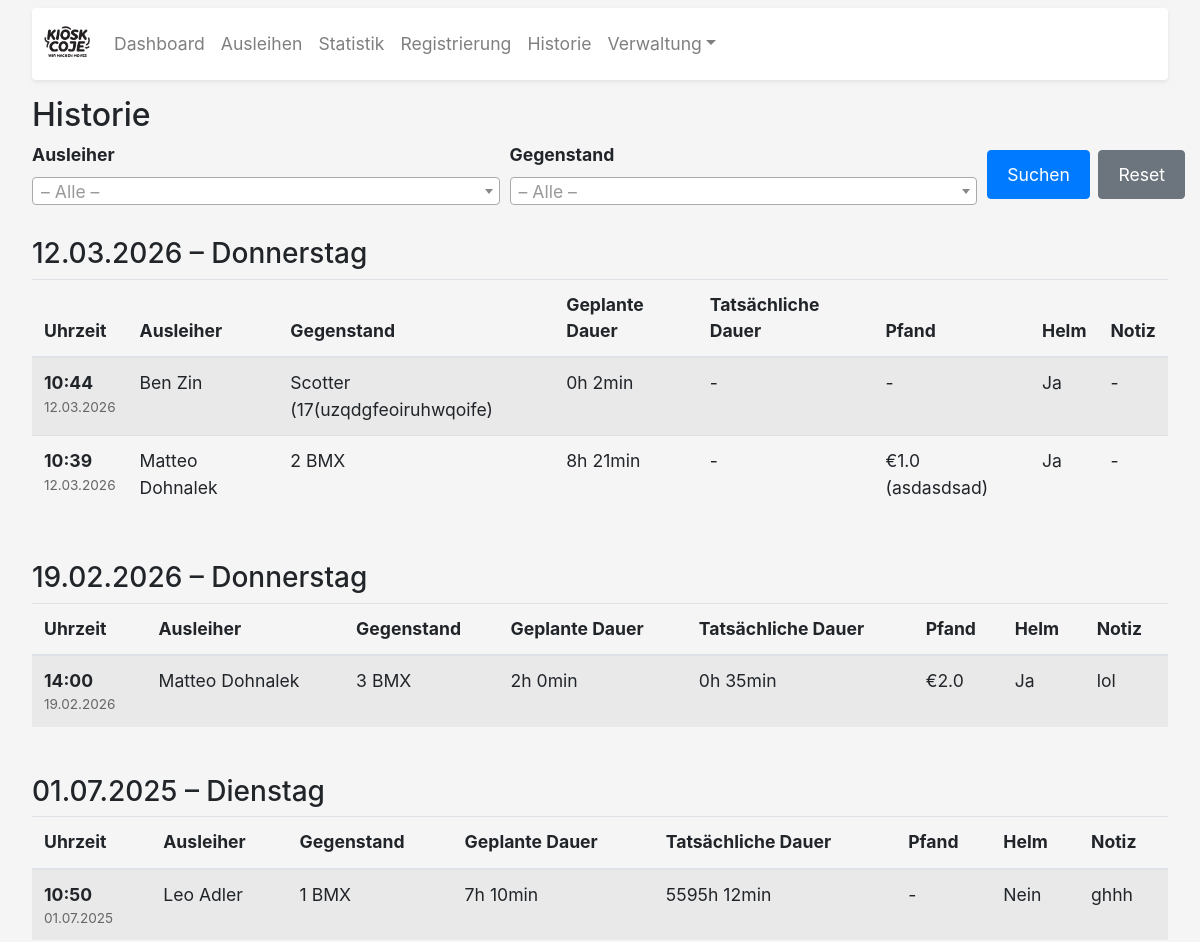
The page /historie (upper part) on the database as committed earlier.
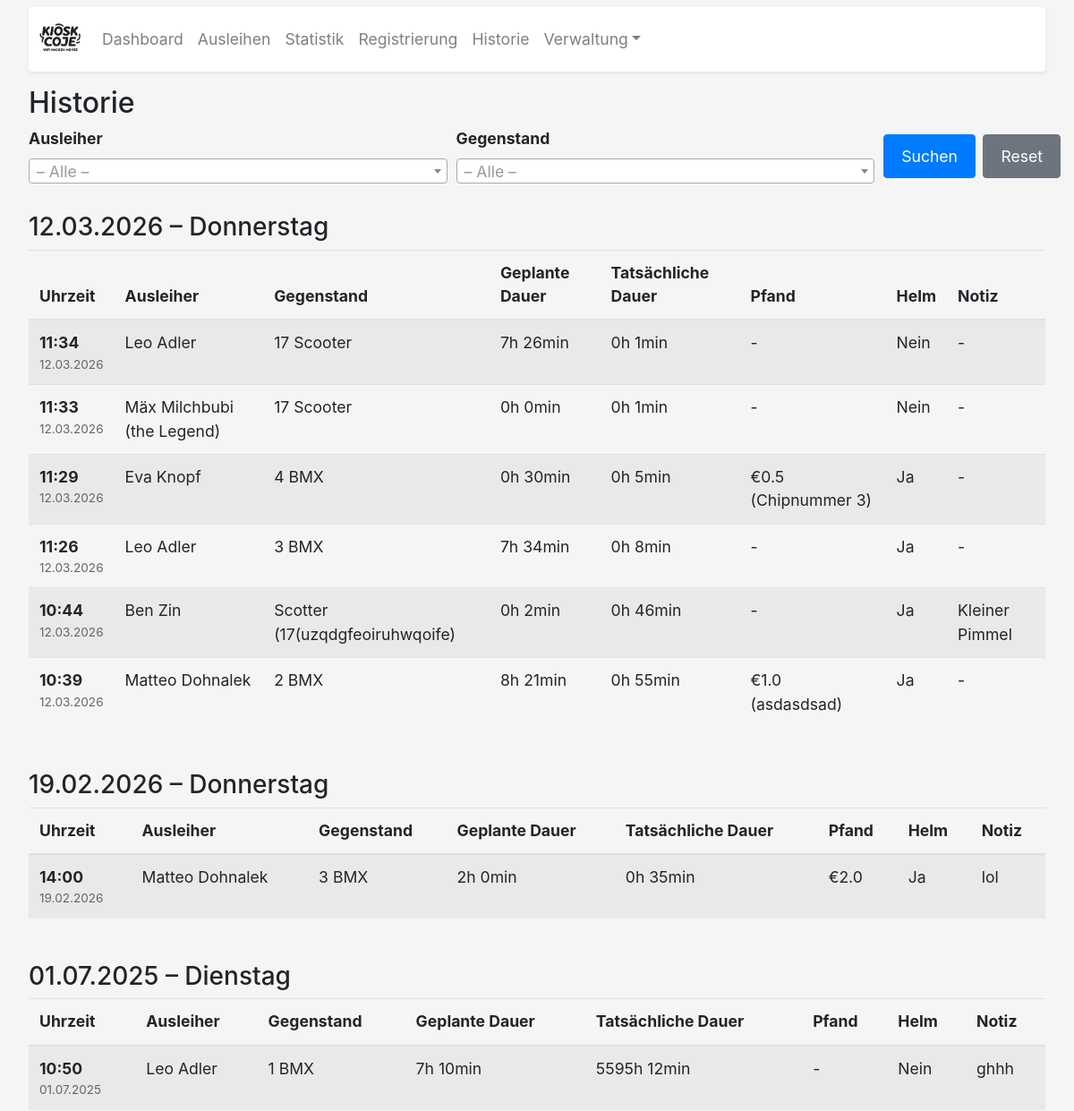
The same page on the database as committed later.
### app.py (models this page shows, shortened)
class Verleihung(db.Model):
    id = db.Column(db.Integer, primary_key=True)
    ausleiher_id = db.Column(db.Integer, db.ForeignKey('ausleiher.id'), nullable=False)
    objekt_id = db.Column(db.Integer, db.ForeignKey('objekt.id'), nullable=False)
    start_time = db.Column(db.DateTime(timezone=True), nullable=False)
    planned_duration = db.Column(db.Float, nullable=False)
    actual_duration = db.Column(db.Float)
    end_time = db.Column(db.DateTime(timezone=True), nullable=False)
    status = db.Column(db.String(20), default="Ausgeliehen")
    return_time = db.Column(db.DateTime(timezone=True))
    pfand_text = db.Column(db.Text)
    pfand_euro = db.Column(db.Float)
    helm_status = db.Column(db.String(20))
    helm_other = db.Column(db.String(200))
    return_note = db.Column(db.Text)
    ausleiher = db.relationship('Ausleiher', backref=db.backref('verleihungen', lazy=True))
    objekt = db.relationship('Objekt', backref=db.backref('verleihungen', lazy=True))

class Ausleiher(db.Model):
    id = db.Column(db.Integer, primary_key=True)
    first_name = db.Column(db.String(50), nullable=False)
    last_name = db.Column(db.String(50), nullable=False)
    contact = db.Column(db.String(200))
    bemerkung = db.Column(db.Text, default='')
    date_of_birth = db.Column(db.Date, nullable=False)
    agb_accepted = db.Column(db.Boolean, nullable=False)
    liability_accepted = db.Column(db.Boolean, nullable=False)
    signature_data = db.Column(db.Text)
    vertragsdatum = db.Column(db.DateTime(timezone=True), default=lambda: datetime.now(BERLIN))
    @property
    def name(self):
        return f"{self.first_name} {self.last_name}"

class Objekt(db.Model):
    id = db.Column(db.Integer, primary_key=True)
    name = db.Column(db.String(100), unique=True, nullable=False)
    beschreibung = db.Column(db.String(200))
    category = db.Column(db.String(50), nullable=False, default='Sonstiges')

### app.py (the view, shortened to what this page needs)
@app.route('/historie')
def historie():
    search_user = request.args.get('search_user', '').strip()
    search_objekt = request.args.get('search_objekt', '').strip()
    query = Verleihung.query.join(Ausleiher).join(Objekt)
    if search_objekt:
        query = query.filter(Objekt.name == search_objekt)
    history = query.order_by(Verleihung.start_time.desc()).all()
    grouped = {}
    for day_key, items in groupby(history, key=lambda r: r.start_time.date()):
        grouped[day_key] = list(items)
    alle_objekte = Objekt.query.order_by(Objekt.name).all()
    alle_ausleiher = Ausleiher.query.order_by(Ausleiher.last_name).all()
    return render_template('historie.html',
                           grouped_history=grouped,
                           alle_objekte=alle_objekte,
                           alle_ausleiher=alle_ausleiher,
                           search_user=search_user,
                           search_objekt=search_objekt)

### app.py (called while the page is built)
@app.template_filter('format_duration')
def format_duration_filter(value):
    try:
        decimal_hours = float(value)
    except (TypeError, ValueError):
        return value
    total_minutes = int(round(decimal_hours * 60))
    hours = total_minutes // 60
    minutes = total_minutes % 60
    return f"{hours}h {minutes}min"

@app.context_processor
def inject_now():
    return {'now': lambda: datetime.now(BERLIN)}

### templates/historie.html (shortened to what this page needs)
{% extends "base.html" %}
{% block content %}
<div class="mt-3">
  <h2>Historie</h2>
  <form method="GET" action="{{ url_for('historie') }}" class="mb-4">
    <div class="form-row align-items-end">
      <div class="form-group col-md-5 mb-2">
        <label for="search_user">Ausleiher</label>
      </div>
      <div class="form-group col-md-5 mb-2">
        <label for="search_objekt">Gegenstand</label>
      </div>
      <div class="form-group col-md-2 mb-2 d-flex gap-2">
        <button type="submit" class="btn btn-primary mr-2">Suchen</button>
        <a href="{{ url_for('historie') }}" class="btn btn-secondary">Reset</a>
      </div>
    </div>
  </form>
  {% set total = grouped_history.values() | map('length') | sum %}
  {% set weekday_names = {
    '0':'Sonntag','1':'Montag','2':'Dienstag','3':'Mittwoch',
    '4':'Donnerstag','5':'Freitag','6':'Samstag'
  } %}
  {% if grouped_history %}
    {% for day, items in grouped_history.items() %}
      <h3 class="mt-4">
        {{ day.strftime("%d.%m.%Y") }} – {{ weekday_names[day.strftime('%w')] }}
      </h3>
      <div class="table-responsive">
        <table class="table table-striped mb-4">
          <thead>
            <tr>
              <th>Uhrzeit</th>
              <th>Ausleiher</th>
              <th>Gegenstand</th>
              <th>Geplante Dauer</th>
              <th>Tatsächliche Dauer</th>
              <th>Pfand</th>
              <th>Helm</th>
              <th>Notiz</th>
            </tr>
          </thead>
          <tbody>
            {% for r in items %}
            <tr>
              <td>
                <span class="time-display">{{ r.start_time.strftime("%H:%M") }}</span>
                <div class="date-display">{{ r.start_time.strftime("%d.%m.%Y") }}</div>
              </td>
              <td>{{ r.ausleiher.name }}</td>
              <td>{{ r.objekt.name }}</td>
              <td>{{ r.planned_duration | format_duration }}</td>
              <td>
                {% if r.actual_duration is not none %}
                  {{ r.actual_duration | format_duration }}
                {% else %}-{% endif %}
              </td>
              <td>
                {% if r.pfand_euro %}
                  €{{ r.pfand_euro }}{% if r.pfand_text %} ({{ r.pfand_text }}){% endif %}
                {% else %}-{% endif %}
              </td>
              <td>
                {% if r.helm_status %}
                  {{ r.helm_status }}
                {% else %}-{% endif %}
              </td>
              <td>{{ r.return_note or '-' }}</td>
            </tr>
            {% endfor %}
          </tbody>
        </table>
      </div>
    {% endfor %}
  {% else %}
    <p class="text-muted">Keine Einträge gefunden.</p>
  {% endif %}
</div>
{% endblock %}

### templates/base.html (shortened to what this page needs)
<!DOCTYPE html>
<html lang="de">
<head>
  <link rel="stylesheet" href="https://stackpath.bootstrapcdn.com/bootstrap/4.5.2/css/bootstrap.min.css">
  <link href="https://cdn.jsdelivr.net/npm/select2@4.1.0-rc.0/dist/css/select2.min.css" rel="stylesheet" />
</head>
<body>
  <div class="container">
    <nav class="navbar navbar-expand-lg navbar-light bg-white shadow-sm mt-2 rounded">
      <a class="navbar-brand" href="{{ url_for('dashboard') }}">
        <img src="{{ url_for('static', filename='images/logo.png') }}" alt="Logo">
      </a>
      <div class="collapse navbar-collapse" id="mainNav">
        <ul class="navbar-nav mr-auto">
          <li class="nav-item"><a class="nav-link" href="{{ url_for('dashboard') }}">Dashboard</a></li>
          <li class="nav-item"><a class="nav-link" href="{{ url_for('ausleihen') }}">Ausleihen</a></li>
          <li class="nav-item"><a class="nav-link" href="{{ url_for('statistik') }}">Statistik</a></li>
          <li class="nav-item"><a class="nav-link" href="{{ url_for('registrierung') }}">Registrierung</a></li>
          <li class="nav-item"><a class="nav-link" href="{{ url_for('historie') }}">Historie</a></li>
          <li class="nav-item dropdown">
            <a class="nav-link dropdown-toggle" href="#" data-toggle="dropdown">Verwaltung</a>
          </li>
        </ul>
      </div>
    </nav>
    {% block content %}{% endblock %}
  </div>
</body>
</html>

### templates/base.html (style rules this page uses)
body { font-size: 1.1rem; background-color: #f5f5f5; }
.container { max-width: 100%; padding-left: 12px; padding-right: 12px; }
@media (min-width: 992px) { .container { max-width: 98%; padding-left: 20px; padding-right: 20px; } }
.btn { font-size: 1.1rem; padding: 0.65rem 1.2rem; margin: 0.35rem 0; }
label { font-weight: bold; }
.navbar { padding: 0.5rem 0.75rem; }
.navbar-brand img { max-height: 46px; }
.navbar-nav .nav-link { padding: 0.6rem 0.9rem; }
.date-display { font-size: 0.85rem; color: #666; }
.time-display { font-weight: bold; }

Rows that differ between the two databases and show on the page:
added Verleihung: start_time "11:34", start_time "12.03.2026", ausleiher.name "Leo Adler", objekt.name "17 Scooter", planned_duration "7h 26min", actual_duration "0h 1min", helm_status "Nein", return_note "-"
added Verleihung: start_time "11:33", start_time "12.03.2026", ausleiher.name "Mäx Milchbubi (the Legend)", objekt.name "17 Scooter", planned_duration "0h 0min", actual_duration "0h 1min", helm_status "Nein", return_note "-"
added Verleihung: start_time "11:29", start_time "12.03.2026", ausleiher.name "Eva Knopf", objekt.name "4 BMX", planned_duration "0h 30min", actual_duration "0h 5min", pfand_euro "0.5", pfand_text "Chipnummer 3", helm_status "Ja", return_note "-"
added Verleihung: start_time "11:26", start_time "12.03.2026", ausleiher.name "Leo Adler", objekt.name "3 BMX", planned_duration "7h 34min", actual_duration "0h 8min", helm_status "Ja", return_note "-"
changed Verleihung "0h 2min": return_note "-" → "Kleiner Pimmel"
Other text that changed with them:
new list line: "0h 46min"
new list line: "0h 55min"
